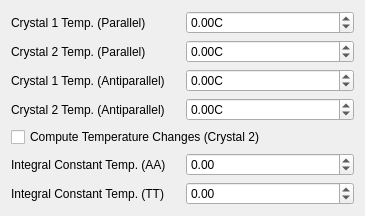
           <widget class="QWidget" name="scrollAreaWidgetContents_7">
            <property name="geometry">
             <rect>
              <x>0</x>
              <y>0</y>
              <width>365</width>
              <height>216</height>
             </rect>
            </property>
            <layout class="QVBoxLayout" name="verticalLayout_17">
             <item>
              <layout class="QHBoxLayout" name="horizontalLayout_58">
               <item>
                <widget class="QLabel" name="sg_label_54">
                 <property name="text">
                  <string>Crystal 1 Temp. (Parallel)</string>
                 </property>
                </widget>
               </item>
               <item>
                <widget class="QDoubleSpinBox" name="src_aprt_47">
                 <property name="suffix">
                  <string>C</string>
                 </property>
                 <property name="decimals">
                  <number>2</number>
                 </property>
                 <property name="minimum">
                  <double>-9999.000000000000000</double>
                 </property>
                 <property name="maximum">
                  <double>9999.000000000000000</double>
                 </property>
                </widget>
               </item>
              </layout>
             </item>
             <item>
              <layout class="QHBoxLayout" name="horizontalLayout_59">
               <item>
                <widget class="QLabel" name="sg_label_55">
                 <property name="text">
                  <string>Crystal 2 Temp. (Parallel)</string>
                 </property>
                </widget>
               </item>
               <item>
                <widget class="QDoubleSpinBox" name="src_aprt_48">
                 <property name="suffix">
                  <string>C</string>
                 </property>
                 <property name="decimals">
                  <number>2</number>
                 </property>
                 <property name="minimum">
                  <double>-9999.000000000000000</double>
                 </property>
                 <property name="maximum">
                  <double>9999.000000000000000</double>
                 </property>
                </widget>
               </item>
              </layout>
             </item>
             <item>
              <layout class="QHBoxLayout" name="horizontalLayout_61">
               <item>
                <widget class="QLabel" name="sg_label_57">
                 <property name="text">
                  <string>Crystal 1 Temp. (Antiparallel)</string>
                 </property>
                </widget>
               </item>
               <item>
                <widget class="QDoubleSpinBox" name="src_aprt_50">
                 <property name="suffix">
                  <string>C</string>
                 </property>
                 <property name="decimals">
                  <number>2</number>
                 </property>
                 <property name="minimum">
                  <double>-9999.000000000000000</double>
                 </property>
                 <property name="maximum">
                  <double>9999.000000000000000</double>
                 </property>
                </widget>
               </item>
              </layout>
             </item>
             <item>
              <layout class="QHBoxLayout" name="horizontalLayout_60">
               <item>
                <widget class="QLabel" name="sg_label_56">
                 <property name="text">
                  <string>Crystal 2 Temp. (Antiparallel)</string>
                 </property>
                </widget>
               </item>
               <item>
                <widget class="QDoubleSpinBox" name="src_aprt_49">
                 <property name="suffix">
                  <string>C</string>
                 </property>
                 <property name="decimals">
                  <number>2</number>
                 </property>
                 <property name="minimum">
                  <double>-9999.000000000000000</double>
                 </property>
                 <property name="maximum">
                  <double>9999.000000000000000</double>
                 </property>
                </widget>
               </item>
              </layout>
             </item>
             <item>
              <widget class="QCheckBox" name="make_temp_change">
               <property name="text">
                <string>Compute Temperature Changes (Crystal 2)</string>
               </property>
              </widget>
             </item>
             <item>
              <layout class="QHBoxLayout" name="horizontalLayout_62">
               <item>
                <widget class="QLabel" name="sg_label_58">
                 <property name="text">
                  <string>Integral Constant Temp. (AA)</string>
                 </property>
                </widget>
               </item>
               <item>
                <widget class="QDoubleSpinBox" name="src_aprt_51">
                 <property name="suffix">
                  <string/>
                 </property>
                 <property name="decimals">
                  <number>2</number>
                 </property>
                 <property name="minimum">
                  <double>-9999.000000000000000</double>
                 </property>
                 <property name="maximum">
                  <double>9999.000000000000000</double>
                 </property>
                </widget>
               </item>
              </layout>
             </item>
             <item>
              <layout class="QHBoxLayout" name="horizontalLayout_63">
               <item>
                <widget class="QLabel" name="sg_label_59">
                 <property name="text">
                  <string>Integral Constant Temp. (TT)</string>
                 </property>
                </widget>
               </item>
               <item>
                <widget class="QDoubleSpinBox" name="src_aprt_52">
                 <property name="suffix">
                  <string/>
                 </property>
                 <property name="decimals">
                  <number>2</number>
                 </property>
                 <property name="minimum">
                  <double>-9999.000000000000000</double>
                 </property>
                 <property name="maximum">
                  <double>9999.000000000000000</double>
                 </property>
                </widget>
               </item>
              </layout>
             </item>
             <item>
              <spacer name="verticalSpacer_6">
               <property name="orientation">
                <enum>Qt::Vertical</enum>
               </property>
               <property name="sizeHint" stdset="0">
                <size>
                 <width>20</width>
                 <height>40</height>
                </size>
               </property>
              </spacer>
             </item>
            </layout>
           </widget>
